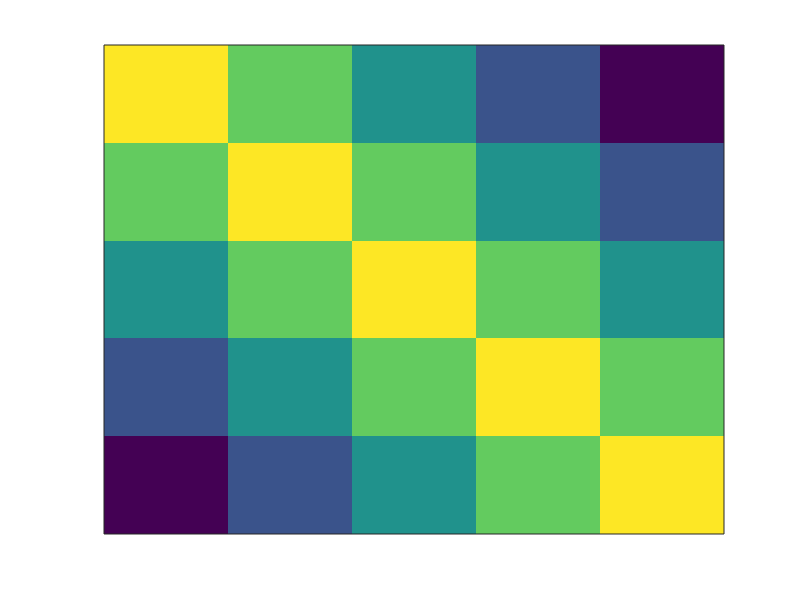

This chart was generated by the following MATLAB code: (Note: this script raises an error after producing the figure.)
clear
clc
n = input('Enter the dimensions n:');
A = zeros (n);
for i = 1:n;
    for j = 1:n;
        for k = 1:n-1;
            if (i==j)
            A(i,j) = n;
            end
            if (j==i+k || i==j+k)
            A(i,j) = n-k;
            end
        end
    end
end
A
for t=1:200
    for i=1:n
        for j=1:n
            A(i,j)=A(i,j)+1;
            if(A(i,j)>n)
                A(i,j)=A(i,j)-n;
            end
        end
    end
    imagesc(A);
    set(gca,'XTick',[]);
    set(gca,'YTick',[]);
    S(t)=getframe();
end
movie2avi(S,'F_MAX_Diagonal_Distribution.avi')